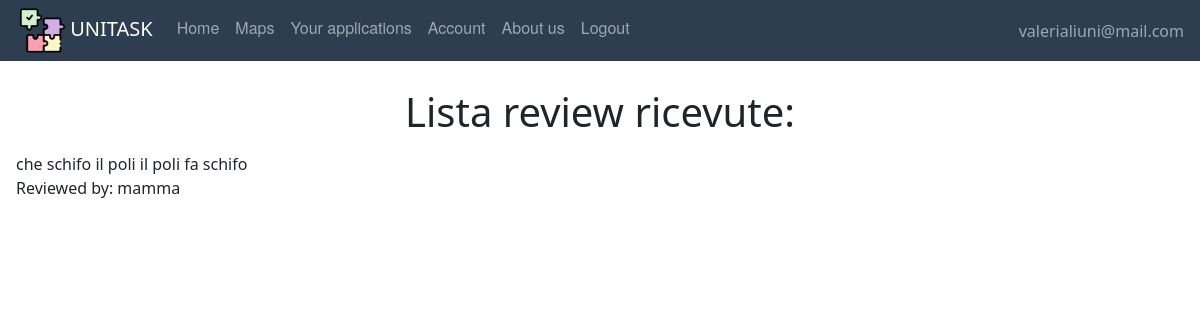
/personalreviews (signed in), run on an earlier commit of the app's database.
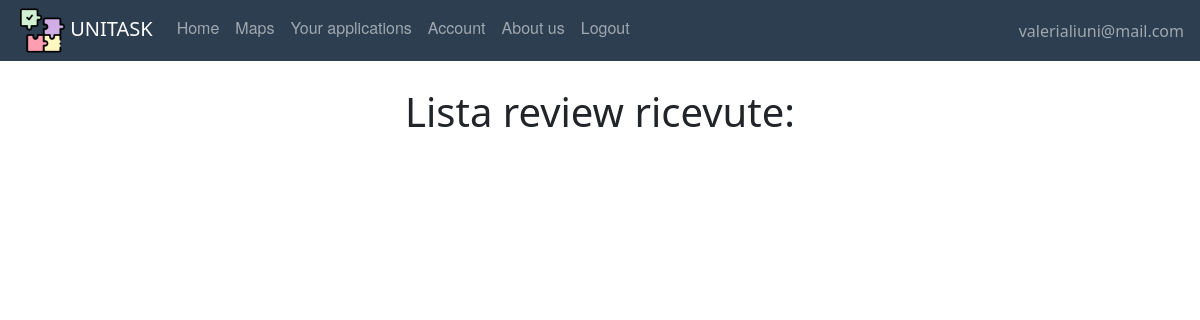
And on a later commit of the database.
### website/models.py (models this page shows)
class Review(db.Model, UserMixin):
    id = db.Column(db.Integer, primary_key=True)
    title = db.Column(db.String(150))
    text = db.Column(db.String(150))
    date = db.Column(db.DateTime(timezone=True), default=func.now)
    id_reviewer = db.Column(db.Integer, db.ForeignKey('user.id'))
    id_reviewed = db.Column(db.Integer, db.ForeignKey('user.id'))
    task_id = db.Column(db.Integer, db.ForeignKey('offer.id'))

class User(db.Model, UserMixin):
    id = db.Column(db.Integer, primary_key=True)
    email = db.Column(db.String(150), unique=True)
    password = db.Column(db.String(150))
    first_name = db.Column(db.String(150))
    surname = db.Column(db.String(150))
    description = db.Column(db.String(200))
    type = db.Column(db.String(20))
    reviewsposted = db.relationship('Review', foreign_keys='Review.id_reviewer',
                                    backref='author')
    reviewsreceived = db.relationship('Review', foreign_keys='Review.id_reviewed',
                                      backref='received')
    __mapper_args__ = {
        'polymorphic_on': type,
        'polymorphic_identity': 'user',
    }

### website/user/routes.py (the view)
@users.route('/personalreviews')
def personalreviews():
    return render_template("User/personalreviews.html", user=current_user)

### website/templates/user/personalreviews.html
{% extends "base.html" %} {% block title %}Lista Review{% endblock %} {% block content%}
    <br />
    <h1 align="center">Lista review ricevute: </h1>
<ul class="list-group list-group-flush" id="offers">
  <li class="list-group-item">
      <div>
        {% for recens in user.reviewsreceived %}
            {{ recens.title }} {{ recens.text }}
            <br/>
            Reviewed by:
            {{ recens.author.first_name }}
            </div>
          {% endfor %}
  </li></ul>
{% endblock %}

What changed in the data, as far as the page shows it:
removed Review: title "che schifo il poli", text "il poli fa schifo", author.first_name "mamma"
